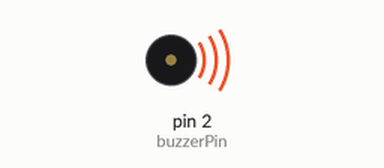
Recording of a sketch running on a simulated Arduino Uno, built with avr-gcc and run on an emulated ATmega328P. On the bench: buzzer (waves = sounding). What the sketch prints to the serial monitor is not drawn.

Above: at 0.1 s.
At 38.89 s:
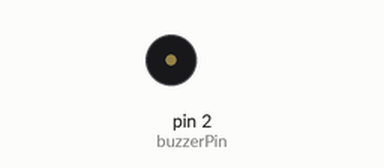
Timing chart, 0 to 40.0 s (numbered marks = the images above):
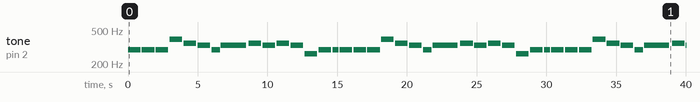

Measured:
- by itself, tone on pin 2 (buzzerPin): plays 294 Hz for 0.90 s, 294 Hz for 0.90 s, 294 Hz for 0.90 s, 392 Hz for 0.90 s, 349 Hz for 0.90 s, 330 Hz for 0.90 s … (40 notes in this stretch)

The sketch:

generated_arduino.ino
```cpp
/*
  🎵 Otomatik XML'den Arduino Müzik Çalar
  Piezo buzzer pin 2'ye bağlanacak
*/

int tempo = 120;
int buzzerPin = 2;

// Nota tanımları
#define NOTE_B0  31
#define NOTE_C1  33
#define NOTE_CS1 35
#define NOTE_D1  37
#define NOTE_DS1 39
#define NOTE_E1  41
#define NOTE_F1  44
#define NOTE_FS1 46
#define NOTE_G1  49
#define NOTE_GS1 52
#define NOTE_A1  55
#define NOTE_AS1 58
#define NOTE_B1  62
#define NOTE_C2  65
#define NOTE_CS2 69
#define NOTE_D2  73
#define NOTE_DS2 78
#define NOTE_E2  82
#define NOTE_F2  87
#define NOTE_FS2 93
#define NOTE_G2  98
#define NOTE_GS2 104
#define NOTE_A2  110
#define NOTE_AS2 117
#define NOTE_B2  123
#define NOTE_C3  131
#define NOTE_CS3 139
#define NOTE_D3  147
#define NOTE_DS3 156
#define NOTE_E3  165
#define NOTE_F3  175
#define NOTE_FS3 185
#define NOTE_G3  196
#define NOTE_GS3 208
#define NOTE_A3  220
#define NOTE_AS3 233
#define NOTE_B3  247
#define NOTE_C4  262
#define NOTE_CS4 277
#define NOTE_D4  294
#define NOTE_DS4 311
#define NOTE_E4  330
#define NOTE_F4  349
#define NOTE_FS4 370
#define NOTE_G4  392
#define NOTE_GS4 415
#define NOTE_A4  440
#define NOTE_AS4 466
#define NOTE_B4  494
#define NOTE_C5  523
#define NOTE_CS5 554
#define NOTE_D5  587
#define NOTE_DS5 622
#define NOTE_E5  659
#define NOTE_F5  698
#define NOTE_FS5 740
#define NOTE_G5  784
#define NOTE_GS5 831
#define NOTE_A5  880
#define NOTE_AS5 932
#define NOTE_B5  988
#define NOTE_C6  1047
#define NOTE_CS6 1109
#define NOTE_D6  1175
#define NOTE_DS6 1245
#define NOTE_E6  1319
#define NOTE_F6  1397
#define NOTE_FS6 1480
#define NOTE_G6  1568
#define NOTE_GS6 1661
#define NOTE_A6  1760
#define NOTE_AS6 1865
#define NOTE_B6  1976
#define NOTE_C7  2093
#define NOTE_CS7 2217
#define NOTE_D7  2349
#define NOTE_DS7 2489
#define NOTE_E7  2637
#define NOTE_F7  2794
#define NOTE_FS7 2960
#define NOTE_G7  3136
#define NOTE_GS7 3322
#define NOTE_A7  3520
#define NOTE_AS7 3729
#define NOTE_B7  3951
#define NOTE_C8  4186
#define NOTE_CS8 4435
#define NOTE_D8  4699
#define NOTE_DS8 4978
#define REST     0

// XML'den çevrilen melodinin notaları
int melody[] = {
  NOTE_D4, 2,
  NOTE_D4, 2,
  NOTE_D4, 2,
  NOTE_G4, 2,
  NOTE_F4, 2,
  NOTE_E4, 2,
  NOTE_D4, 3,
  NOTE_E4, 1,
  NOTE_F4, 2,
  NOTE_E4, 2,
  NOTE_F4, 2,
  NOTE_E4, 2,
  NOTE_C4, 2,
  NOTE_D4, 2,
  NOTE_D4, 4,
  NOTE_D4, 2,
  NOTE_D4, 2,
  NOTE_D4, 2,
  NOTE_G4, 2,
  NOTE_F4, 2,
  NOTE_E4, 2,
  NOTE_D4, 3,
  NOTE_E4, 1,
  NOTE_F4, 2,
  NOTE_E4, 2,
  NOTE_F4, 2,
  NOTE_E4, 2,
  NOTE_C4, 2,
  NOTE_D4, 2,
  NOTE_D4, 4,
  NOTE_D4, 2,
  NOTE_D4, 2,
  NOTE_D4, 2,
  NOTE_G4, 2,
  NOTE_F4, 2,
  NOTE_E4, 2,
  NOTE_D4, 3,
  NOTE_E4, 1,
  NOTE_F4, 2,
  NOTE_E4, 2,
  NOTE_F4, 2,
  NOTE_E4, 2,
  NOTE_C4, 2,
  NOTE_D4, 2,
  NOTE_D4, 4,
  NOTE_D4, 2,
  NOTE_D4, 2,
  NOTE_D4, 2,
  NOTE_G4, 2,
  NOTE_F4, 2,
  NOTE_E4, 2,
  NOTE_D4, 3,
  NOTE_E4, 1,
  NOTE_F4, 2,
  NOTE_E4, 2,
  NOTE_F4, 2,
  NOTE_E4, 2,
  NOTE_C4, 2,
  NOTE_D4, 2,
  NOTE_D4, 4,
  NOTE_F4, 1,
  NOTE_E4, 1,
  NOTE_F4, 1,
  NOTE_G4, 1,
  NOTE_E4, 2,
  NOTE_E4, 1,
  NOTE_E4, 1,
  NOTE_F4, 1,
  NOTE_E4, 1,
  NOTE_F4, 1,
  NOTE_G4, 1,
  NOTE_E4, 1,
  NOTE_C4, 2,
  NOTE_F4, 1,
  NOTE_E4, 1,
  NOTE_F4, 1,
  NOTE_G4, 1,
  NOTE_E4, 2,
  NOTE_E4, 1,
  NOTE_E4, 1,
  NOTE_F4, 1,
  NOTE_E4, 1,
  NOTE_F4, 1,
  NOTE_G4, 1,
  NOTE_E4, 1,
  NOTE_C4, 2,
  NOTE_F4, 1,
  NOTE_E4, 1,
  NOTE_F4, 1,
  NOTE_G4, 1,
  NOTE_E4, 2,
  NOTE_E4, 1,
  NOTE_E4, 1,
  NOTE_F4, 1,
  NOTE_E4, 1,
  NOTE_F4, 1,
  NOTE_G4, 1,
  NOTE_E4, 1,
  NOTE_C4, 2,
  NOTE_F4, 1,
  NOTE_E4, 1,
  NOTE_F4, 1,
  NOTE_G4, 1,
  NOTE_E4, 2,
  NOTE_E4, 1,
  NOTE_E4, 1,
  NOTE_F4, 1,
  NOTE_E4, 1,
  NOTE_F4, 1,
  NOTE_G4, 1,
  NOTE_E4, 1,
  NOTE_C4, 2,
  NOTE_A4, 1,
  NOTE_G4, 1,
  NOTE_A4, 1,
  NOTE_B4, 1,
  NOTE_G4, 2,
  NOTE_G4, 1,
  NOTE_G4, 1,
  NOTE_A4, 1,
  NOTE_G4, 1,
  NOTE_A4, 1,
  NOTE_B4, 1,
  NOTE_G4, 1,
  NOTE_E4, 2,
  NOTE_A4, 1,
  NOTE_G4, 1,
  NOTE_A4, 1,
  NOTE_B4, 1,
  NOTE_G4, 2,
  NOTE_G4, 1,
  NOTE_G4, 1,
  NOTE_A4, 1,
  NOTE_G4, 1,
  NOTE_A4, 1,
  NOTE_B4, 1,
  NOTE_G4, 1,
  NOTE_E4, 2,
  NOTE_A4, 1,
  NOTE_G4, 1,
  NOTE_A4, 1,
  NOTE_B4, 1,
  NOTE_G4, 2,
  NOTE_G4, 1,
  NOTE_G4, 1,
  NOTE_A4, 1,
  NOTE_G4, 1,
  NOTE_A4, 1,
  NOTE_B4, 1,
  NOTE_G4, 1,
  NOTE_E4, 2,
  NOTE_A4, 1,
  NOTE_G4, 1,
  NOTE_A4, 1,
  NOTE_B4, 1,
  NOTE_G4, 2,
  NOTE_G4, 1,
  NOTE_G4, 1,
  NOTE_A4, 1,
  NOTE_G4, 1,
  NOTE_A4, 1,
  NOTE_B4, 1,
  NOTE_G4, 1,
  NOTE_E4, 2,
};

int totalNotes = sizeof(melody) / sizeof(melody[0]) / 2;
int noteIndex = 0;
bool isPlaying = false;
unsigned long previousMillis = 0;
int noteDuration = 0;

void setup() {
  Serial.begin(9600);
  pinMode(buzzerPin, OUTPUT);

  Serial.print("Toplam nota: ");
  Serial.println(totalNotes);
  Serial.println("🎵 Çalmaya başlıyor...");
}

void loop() {
  unsigned long currentMillis = millis();

  if (!isPlaying && noteIndex < totalNotes * 2) {
    int thisNote = noteIndex;
    int divider = melody[thisNote + 1];
    int wholenote = (60000 * 4) / tempo;

    if (divider > 0) {
      noteDuration = wholenote / divider;
    } else if (divider < 0) {
      noteDuration = wholenote / abs(divider);
      noteDuration *= 1.5;
    }

    if (melody[thisNote] != REST) {
      tone(buzzerPin, melody[thisNote], noteDuration * 0.9);
    }

    isPlaying = true;
    previousMillis = currentMillis;

    Serial.print("♪ ");
    Serial.print(melody[thisNote]);
    Serial.print(" - ");
    Serial.println(noteDuration);
  }

  if (isPlaying && (currentMillis - previousMillis >= noteDuration)) {
    noTone(buzzerPin);
    noteIndex += 2;
    isPlaying = false;

    if (noteIndex >= totalNotes * 2) {
      Serial.println("🎉 Bitti! Tekrar başlıyor...");
      delay(2000);
      noteIndex = 0;
    }
  }
}
```

test.cpp
```cpp
/*
  Steel for Humans - Vocal Lines 🎵
  Akıcı ve temiz müzik çalma sistemi
  Piezo buzzer pin 8'e bağlanacak
*/

int tempo = 105; // Şarkının temposu
int buzzerPin = 2; // Buzzer'ın bağlı olduğu pin

// Nota tanımları
#define NOTE_B0  31
#define NOTE_C1  33
#define NOTE_CS1 35
#define NOTE_D1  37
#define NOTE_DS1 39
#define NOTE_E1  41
#define NOTE_F1  44
#define NOTE_FS1 46
#define NOTE_G1  49
#define NOTE_GS1 52
#define NOTE_A1  55
#define NOTE_AS1 58
#define NOTE_B1  62
#define NOTE_C2  65
#define NOTE_CS2 69
#define NOTE_D2  73
#define NOTE_DS2 78
#define NOTE_E2  82
#define NOTE_F2  87
#define NOTE_FS2 93
#define NOTE_G2  98
#define NOTE_GS2 104
#define NOTE_A2  110
#define NOTE_AS2 117
#define NOTE_B2  123
#define NOTE_C3  131
#define NOTE_CS3 139
#define NOTE_D3  147
#define NOTE_DS3 156
#define NOTE_E3  165
#define NOTE_F3  175
#define NOTE_FS3 185
#define NOTE_G3  196
#define NOTE_GS3 208
#define NOTE_A3  220
#define NOTE_AS3 233
#define NOTE_B3  247
#define NOTE_C4  262
#define NOTE_CS4 277
#define NOTE_D4  294
#define NOTE_DS4 311
#define NOTE_E4  330
#define NOTE_F4  349
#define NOTE_FS4 370
#define NOTE_G4  392
#define NOTE_GS4 415
#define NOTE_A4  440
#define NOTE_AS4 466
#define NOTE_B4  494
#define NOTE_C5  523
#define NOTE_CS5 554
#define NOTE_D5  587
#define NOTE_DS5 622
#define NOTE_E5  659
#define NOTE_F5  698
#define NOTE_FS5 740
#define NOTE_G5  784
#define NOTE_GS5 831
#define NOTE_A5  880
#define NOTE_AS5 932
#define NOTE_B5  988
#define NOTE_C6  1047
#define NOTE_CS6 1109
#define NOTE_D6  1175
#define NOTE_DS6 1245
#define NOTE_E6  1319
#define NOTE_F6  1397
#define NOTE_FS6 1480
#define NOTE_G6  1568
#define NOTE_GS6 1661
#define NOTE_A6  1760
#define NOTE_AS6 1865
#define NOTE_B6  1976
#define NOTE_C7  2093
#define NOTE_CS7 2217
#define NOTE_D7  2349
#define NOTE_DS7 2489
#define NOTE_E7  2637
#define NOTE_F7  2794
#define NOTE_FS7 2960
#define NOTE_G7  3136
#define NOTE_GS7 3322
#define NOTE_A7  3520
#define NOTE_AS7 3729
#define NOTE_B7  3951
#define NOTE_C8  4186
#define NOTE_CS8 4435
#define NOTE_D8  4699
#define NOTE_DS8 4978
#define REST     0

// Şarkının notaları - XML'den çıkardığımız notalar
// Steel for Humans - Vocal Lines
int melody[] = {
  // Ölçü 1: Oy lazare lazare
  NOTE_D4, 4, NOTE_D4, 4, NOTE_D4, 4, NOTE_G4, 4,
  // Ölçü 2: Tuka ni sa kazale
  NOTE_F4, 4, NOTE_E4, 4, NOTE_D4, 6, NOTE_E4, 2,
  // Ölçü 3
  NOTE_F4, 4, NOTE_E4, 4, NOTE_F4, 4, NOTE_E4, 4,
  // Ölçü 4
  NOTE_C4, 4, NOTE_D4, 4, NOTE_D4, 8,
  // Ölçü 5: Kolko liste po gora
  NOTE_D4, 4, NOTE_D4, 4, NOTE_D4, 4, NOTE_G4, 4,
  // Ölçü 6
  NOTE_F4, 4, NOTE_E4, 4, NOTE_D4, 6, NOTE_E4, 2,
  // Ölçü 7: Tolko zave naz kishta
  NOTE_F4, 4, NOTE_E4, 4, NOTE_F4, 4, NOTE_E4, 4,
  // Ölçü 8
  NOTE_C4, 4, NOTE_D4, 4, NOTE_D4, 8,
  // Ölçü 9: Tervo tuka doydohme
  NOTE_D4, 4, NOTE_D4, 4, NOTE_D4, 4, NOTE_G4, 4,
  // Ölçü 10
  NOTE_F4, 4, NOTE_E4, 4, NOTE_D4, 6, NOTE_E4, 2,
  // Ölçü 11: Moma momche naydohme
  NOTE_F4, 4, NOTE_E4, 4, NOTE_F4, 4, NOTE_E4, 4,
  // Ölçü 12
  NOTE_C4, 4, NOTE_D4, 4, NOTE_D4, 8,
  // Ölçü 13: Ya momata godete
  NOTE_D4, 4, NOTE_D4, 4, NOTE_D4, 4, NOTE_G4, 4,
  // Ölçü 14
  NOTE_F4, 4, NOTE_E4, 4, NOTE_D4, 6, NOTE_E4, 2,
  // Ölçü 15: Ya momcheto zenete
  NOTE_F4, 4, NOTE_E4, 4, NOTE_F4, 4, NOTE_E4, 4,
  // Ölçü 16
  NOTE_C4, 4, NOTE_D4, 4, NOTE_D4, 8,
  // Ölçü 17: Varara tariga, balala taira
  REST, 2, NOTE_F4, 2, NOTE_E4, 2, NOTE_F4, 2, NOTE_G4, 2, NOTE_E4, 4, NOTE_E4, 2,
  // Ölçü 18
  NOTE_E4, 2, NOTE_F4, 2, NOTE_E4, 2, NOTE_F4, 2, NOTE_G4, 2, NOTE_E4, 2, NOTE_C4, 4,
  // Ölçü 19: Varara tarina, balala tarina
  REST, 2, NOTE_F4, 2, NOTE_E4, 2, NOTE_F4, 2, NOTE_G4, 2, NOTE_E4, 4, NOTE_E4, 2,
  // Ölçü 20
  NOTE_E4, 2, NOTE_F4, 2, NOTE_E4, 2, NOTE_F4, 2, NOTE_G4, 2, NOTE_E4, 2, NOTE_C4, 4,
  // Ölçü 21: Varara tariga
  REST, 2, NOTE_F4, 2, NOTE_E4, 2, NOTE_F4, 2, NOTE_G4, 2, NOTE_E4, 4, NOTE_E4, 2,
  // Ölçü 22: balala taira
  NOTE_E4, 2, NOTE_F4, 2, NOTE_E4, 2, NOTE_F4, 2, NOTE_G4, 2, NOTE_E4, 2, NOTE_C4, 4,
  // Ölçü 23: Varara tariga, balala taira
  REST, 2, NOTE_F4, 2, NOTE_E4, 2, NOTE_F4, 2, NOTE_G4, 2, NOTE_E4, 4, NOTE_E4, 2,
  // Ölçü 24
  NOTE_E4, 2, NOTE_F4, 2, NOTE_E4, 2, NOTE_F4, 2, NOTE_G4, 2, NOTE_E4, 2, NOTE_C4, 4,
  // Ölçü 25: Varara tarina, balala tarina
  REST, 2, NOTE_A4, 2, NOTE_G4, 2, NOTE_A4, 2, NOTE_AS4, 2, NOTE_G4, 4, NOTE_G4, 2,
  // Ölçü 26
  NOTE_G4, 2, NOTE_A4, 2, NOTE_G4, 2, NOTE_A4, 2, NOTE_AS4, 2, NOTE_G4, 2, NOTE_E4, 4,
  // Ölçü 27: Varara tariga, balala taira
  REST, 2, NOTE_A4, 2, NOTE_G4, 2, NOTE_A4, 2, NOTE_AS4, 2, NOTE_G4, 4, NOTE_G4, 2,
  // Ölçü 28
  NOTE_G4, 2, NOTE_A4, 2, NOTE_G4, 2, NOTE_A4, 2, NOTE_AS4, 2, NOTE_G4, 2, NOTE_E4, 4,
  // Ölçü 29: Varara tarina, balala tarina
  REST, 2, NOTE_A4, 2, NOTE_G4, 2, NOTE_A4, 2, NOTE_AS4, 2, NOTE_G4, 4, NOTE_G4, 2,
  // Ölçü 30
  NOTE_G4, 2, NOTE_A4, 2, NOTE_G4, 2, NOTE_A4, 2, NOTE_AS4, 2, NOTE_G4, 2, NOTE_E4, 4,
  // Ölçü 31: Varara tariga
  REST, 2, NOTE_A4, 2, NOTE_G4, 2, NOTE_A4, 2, NOTE_AS4, 2, NOTE_G4, 4, NOTE_G4, 2,
  // Ölçü 32: balala taira
  NOTE_G4, 2, NOTE_A4, 2, NOTE_G4, 2, NOTE_A4, 2, NOTE_AS4, 2, NOTE_G4, 2, NOTE_E4, 4
};

// Müziği daha akıcı hale getiren değişkenler
int noteDuration = 0;
int pauseBetweenNotes = 0;
unsigned long previousMillis = 0;
int noteIndex = 0;
bool isPlaying = false;
int totalNotes = 0;

void setup() {
  Serial.begin(9600);
  pinMode(buzzerPin, OUTPUT);

  // Nota sayısını hesapla
  totalNotes = sizeof(melody) / sizeof(melody[0]) / 2;

  Serial.print("Toplam nota sayısı: ");
  Serial.println(totalNotes);
  Serial.println("Çalmaya başlıyor... 🎵");
}

void loop() {
  unsigned long currentMillis = millis();

  // Nota çalma durumunu kontrol et
  if (!isPlaying && noteIndex < totalNotes * 2) {
    // Yeni nota çalmaya başla
    int thisNote = noteIndex;

    // Nota frekansını ve süresini al
    int divider = melody[thisNote + 1];
    int wholenote = (60000 * 4) / tempo;

    // Nota süresini hesapla
    if (divider > 0) {
      noteDuration = wholenote / divider;
    } else if (divider < 0) {
      // Noktalı nota için %50 daha uzun
      noteDuration = wholenote / abs(divider);
      noteDuration *= 1.5;
    }

    // Akıcılık için notayı daha kısa çal ve notalar arası hafif boşluk bırak
    tone(buzzerPin, melody[thisNote], noteDuration * 0.9);

    // Notalar arası geçiş süresi (akıcılık için)
    pauseBetweenNotes = noteDuration * 0.1;
    if (pauseBetweenNotes < 20) pauseBetweenNotes = 20; // Minimum bekleme

    // Çalmaya başladığını işaretle
    isPlaying = true;
    previousMillis = currentMillis;

    // Debug bilgisi (isteğe bağlı)
    if (melody[thisNote] != REST) {
      Serial.print("Nota: ");
      Serial.print(melody[thisNote]);
      Serial.print(", Süre: ");
      Serial.println(noteDuration);
    } else {
      Serial.println("Sus");
    }
  }

  // Şu anki notanın süresi doldu mu?
  if (isPlaying && (currentMillis - previousMillis >= noteDuration + pauseBetweenNotes)) {
    // Ses çalmayı durdur
    noTone(buzzerPin);

    // Sonraki notaya geç
    noteIndex += 2;

    // Durumu resetle
    isPlaying = false;

    // Tüm notalar çalındıysa
    if (noteIndex >= totalNotes * 2) {
      Serial.println("Müzik bitti! 🎉");
      delay(3000); // Bitiş sonrası bekle
      noteIndex = 0; // Tekrar başlat (istersen kaldırabilirsin)
    }
  }
}
```
